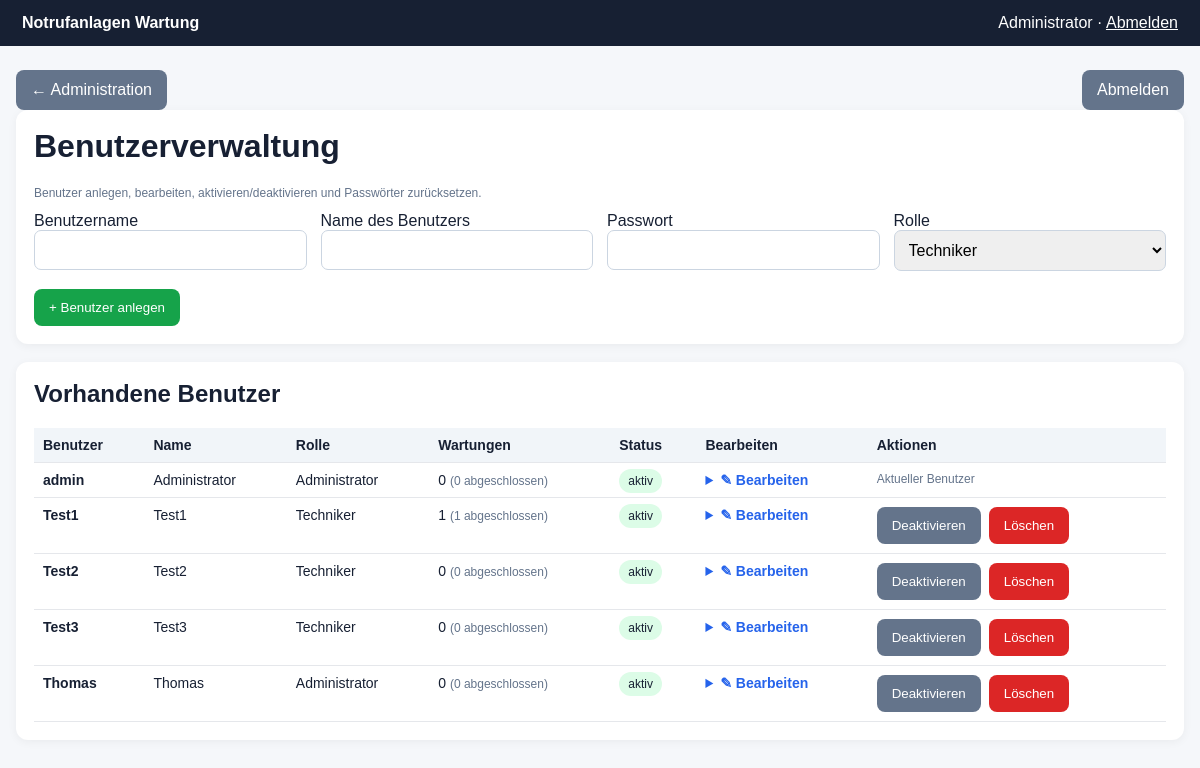
The app's page /users (signed in) with its own data.
### tables this page shows
CREATE TABLE users (
        id INTEGER PRIMARY KEY AUTOINCREMENT,
        username TEXT UNIQUE NOT NULL,
        password_hash TEXT NOT NULL,
        display_name TEXT NOT NULL,
        role TEXT NOT NULL DEFAULT 'technician'
    , active INTEGER NOT NULL DEFAULT 1);

### app/main.py (the view)
@app.get("/users", response_class=HTMLResponse)
def users_page(request: Request):
    u=current_user(request)
    if not u: return RedirectResponse("/login",303)
    if u["role"] != "admin": return RedirectResponse("/",303)
    c=db()
    users=c.execute("""SELECT u.id,u.username,u.display_name,u.role,u.active,
        COUNT(m.id) AS maintenance_count,
        SUM(CASE WHEN m.status='completed' THEN 1 ELSE 0 END) AS completed_count
        FROM users u LEFT JOIN maintenances m ON m.technician_id=u.id
        GROUP BY u.id ORDER BY u.username COLLATE NOCASE""").fetchall()
    c.close()
    return TEMPLATES.TemplateResponse("users.html", {"request":request,"user":u,"users":users})

### app/templates/users.html (shortened to what this page needs)
{% extends "base.html" %}{% block content %}
<div class="actions" style="justify-content:space-between"><div><a href="/admin" class="btn secondary">← Administration</a></div><div><a href="/logout" class="btn secondary">Abmelden</a></div></div>
<div class="card"><h1>Benutzerverwaltung</h1><p class="mini">Benutzer anlegen, bearbeiten, aktivieren/deaktivieren und Passwörter zurücksetzen.</p>
<form method="post" action="/users/create"><div class="grid"><label>Benutzername<input name="username" required></label><label>Name des Benutzers<input name="display_name" required></label><label>Passwort<input type="password" name="password" required></label><label>Rolle<select name="role"><option value="technician">Techniker</option><option value="admin">Administrator</option></select></label></div><br><button class="btn success" type="submit">+ Benutzer anlegen</button></form></div>
<div class="card"><h2>Vorhandene Benutzer</h2><div class="admin-table-wrap"><table class="admin-table"><thead><tr><th>Benutzer</th><th>Name</th><th>Rolle</th><th>Wartungen</th><th>Status</th><th>Bearbeiten</th><th>Aktionen</th></tr></thead><tbody>
{% for x in users %}<tr><td><b>{{x.username}}</b></td><td>{{x.display_name}}</td><td>{{'Administrator' if x.role=='admin' else 'Techniker'}}</td><td>{{x.maintenance_count or 0}} <span class="mini">({{x.completed_count or 0}} abgeschlossen)</span></td><td><span class="status {% if x.active %}ok{% else %}nok{% endif %}">{{'aktiv' if x.active else 'deaktiviert'}}</span></td>
<td><details class="user-edit"><summary>✎ Bearbeiten</summary></details></td>
<td><div class="actions">{% if x.id != user.id %}<form method="post" action="/users/{{x.id}}/toggle"><button class="btn secondary" type="submit">{{'Deaktivieren' if x.active else 'Aktivieren'}}</button></form><form method="post" action="/users/{{x.id}}/delete" onsubmit="return confirm('Benutzer wirklich löschen? Bei vorhandener Wartungshistorie wird der Benutzer aus Gründen der Dokumentation nur deaktiviert.')"><button class="btn danger" type="submit">Löschen</button></form>{% else %}<span class="mini">Aktueller Benutzer</span>{% endif %}</div></td></tr>{% endfor %}
</tbody></table></div></div>
{% endblock %}

### app/templates/base.html (shortened to what this page needs)
<!doctype html>
<html lang="de">
<head>
</head>
<body>
<div class="top"><b>Notrufanlagen Wartung</b>{% if user %}<span>{{ user.display_name }} · <a style="color:white" href="/logout">Abmelden</a></span>{% endif %}</div>
<div class="wrap">{% block content %}{% endblock %}</div>
</body>
</html>

### app/templates/base.html (style rules this page uses)
:root { font-family:Arial,sans-serif;color:#172033;background:#f5f7fa }
body { margin:0 }
.top { background:#172033;color:#fff;padding:14px 22px;display:flex;justify-content:space-between;align-items:center }
.wrap { max-width:1200px;margin:24px auto;padding:0 16px }
.card { background:white;border-radius:12px;padding:18px;margin-bottom:18px;box-shadow:0 2px 10px #0000000d }
h1,h2 { margin-top:0 }
.btn { display:inline-block;border:0;border-radius:8px;padding:11px 15px;background:#2563eb;color:white;text-decoration:none;cursor:pointer }
.btn.secondary { background:#64748b }
.btn.success { background:#16a34a }
.btn.danger { background:#dc2626 }
input,select { padding:10px;border:1px solid #cbd5e1;border-radius:7px;font-size:16px;width:100%;box-sizing:border-box }
.grid { display:grid;grid-template-columns:repeat(auto-fit,minmax(220px,1fr));gap:14px }
table { width:100%;border-collapse:collapse }
th,td { border-bottom:1px solid #e5e7eb;padding:9px;text-align:left;font-size:14px }
th { background:#f1f5f9 }
.status { padding:5px 9px;border-radius:99px;font-size:12px }
.ok { background:#dcfce7 }
.mini { font-size:12px;color:#64748b }
.actions { display:flex;gap:8px;flex-wrap:wrap }
.admin-table-wrap { overflow:auto;-webkit-overflow-scrolling:touch }
.admin-table { min-width:980px }
.admin-table th,.admin-table td { vertical-align:top }
.user-edit summary { cursor:pointer;color:#2563eb;font-weight:600 }

### records on screen
users: display_name "Administrator", username "admin", role "Administrator", maintenance_count "0", completed_count "0", active "aktiv", shows "Aktueller Benutzer"
users: username "Test1", display_name "Test1", role "Techniker", active "1", active "aktiv", active "Deaktivieren"
users: username "Test2", display_name "Test2", role "Techniker", maintenance_count "0", completed_count "0", active "aktiv", active "Deaktivieren"
users: username "Test3", display_name "Test3", role "Techniker", maintenance_count "0", completed_count "0", active "aktiv", active "Deaktivieren"
users: username "Thomas", display_name "Thomas", role "Administrator", maintenance_count "0", completed_count "0", active "aktiv", active "Deaktivieren"
